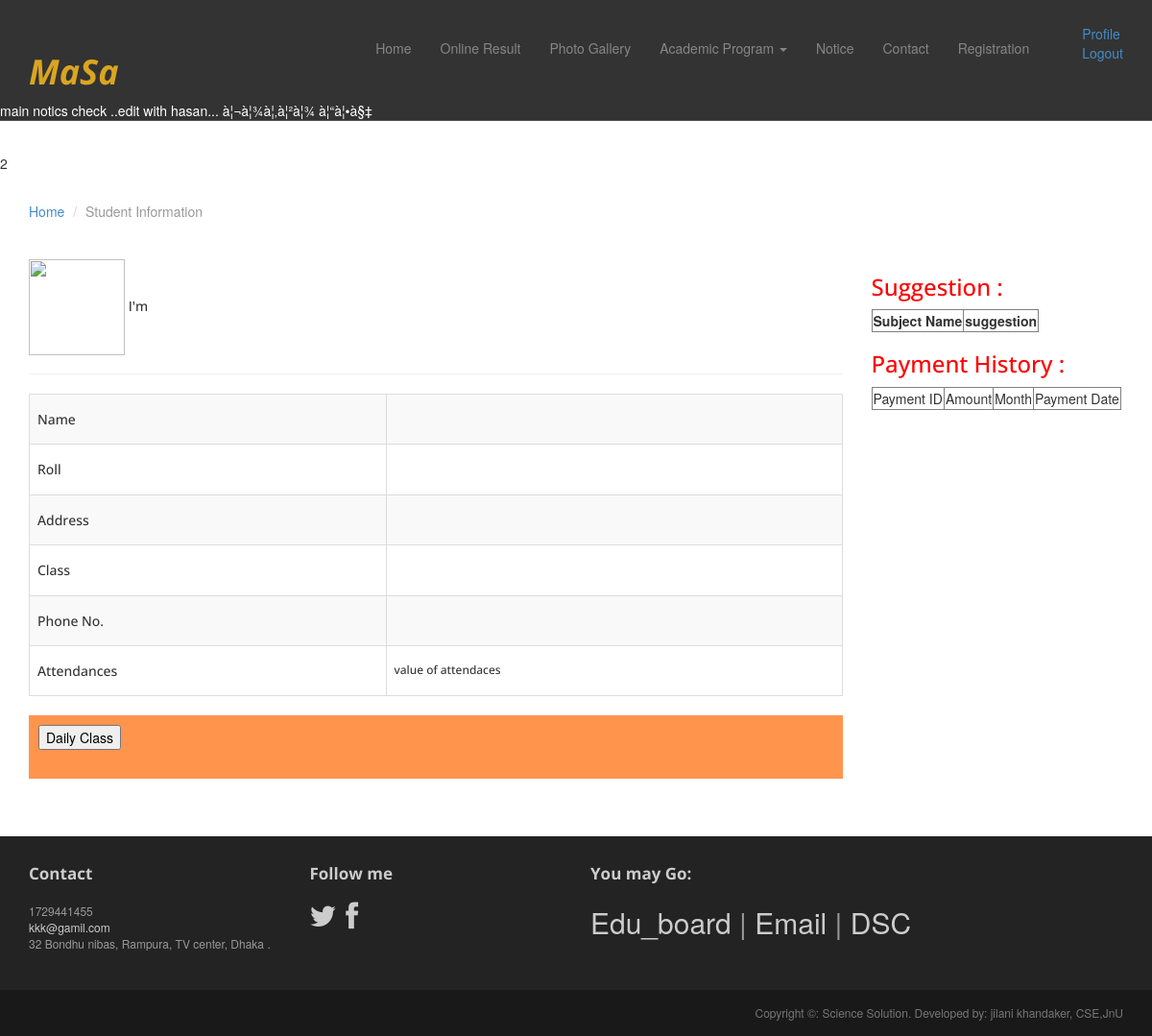
Screenshot of /student_info.php (signed in) with the database file from the repository.
### tables this page shows
CREATE TABLE IF NOT EXISTS `tbl_notice` (
`notice_id` int(30) NOT NULL,
  `notice_des` varchar(400) NOT NULL,
  `notice_type` varchar(20) NOT NULL,
  `date` date NOT NULL,
  `deletion_status` tinyint(2) NOT NULL DEFAULT '0'
);

CREATE TABLE IF NOT EXISTS `tbl_contact_info` (
`contact_info_id` int(1) NOT NULL,
  `email` varchar(30) NOT NULL,
  `address` text NOT NULL,
  `phone` int(15) NOT NULL
);

### student_info.php (called while the page is built)
<?php
$pages="student_info";
include './index.php';

### application.php (called while the page is built, shortened)
<?php
class Application {
    public function __construct() {
        $host_name = 'localhost';
        $user_name = 'root';
        $password = '';
        $db_name = 'sciencesolution';
        $con = mysqli_connect($host_name, $user_name, $password);
        if ($con) {
            $db_select = mysqli_select_db($con, $db_name);
            if ($db_select) {
                return $con;
            } else {
                die('Database not selected' . mysqli_error($con));
            }
        } else {
            die('Database server connection fail' . mysqli_error($con));
        }
    }
    public function get_contact_info(){
        $con = $this->__construct();
        $sql = "SELECT * From tbl_contact_info   ";
        if (mysqli_query($con, $sql)) {
            $query_result = mysqli_query($con, $sql);
            return $query_result;
        } else {
            die('Query problem' . mysqli_error($con));
        }
    }
    public function select_latest_notice(){
        $con = $this->__construct();
        $sql3= " SELECT MAX(notice_id) FROM tbl_notice WHERE notice_type='main' AND deletion_status='0' ";
            if (mysqli_query($con, $sql3)) {
      $qu_res = mysqli_query($con, $sql3);
            $max_notice_id = mysqli_fetch_assoc($qu_res);
           $last_notice_id=$max_notice_id['MAX(notice_id)'];
           $sql = "SELECT * From tbl_notice  where notice_id = '$last_notice_id'  ";
        if (mysqli_query($con, $sql)) {
            $query_result = mysqli_query($con, $sql);
            return $query_result;
        } else {
            die('Query problem' . mysqli_error($con));
        }
               }
               }
    public function search_setudent_details_by_id($user_id){
        $con = $this->__construct();
        $sql = "SELECT s.*, u.* FROM tbl_user as u, tbl_student as s WHERE  s.user_id='$user_id' AND u.user_id=s.user_id AND s.deletion_status=0  ";
        if (mysqli_query($con, $sql)) {
            $query_result = mysqli_query($con, $sql);
            return $query_result;
        } else {
            die('Query problem' . mysqli_error($con));
        }
    }
}

### pages/student_info_page_content.php (the view, shortened to what this page needs)
<br/><br/><br/><br/><br/><br/><br/><br/>
<?php
$user_id = $_SESSION['user_id'];
echo $user_id;
$query_res = $obj_app->search_setudent_details_by_id($user_id);
$search_info_by_id = mysqli_fetch_assoc($query_res);
?>
<div class="container">
    <ol class="breadcrumb">
        <li><a href="index.html">Home</a></li>
        <li class="active">Student Information</li>
    </ol>
    <div class="row">
        <article class="col-sm-9 maincontent">
            <header class="page-header">
                 <h5> <img src="<?php echo $search_info_by_id['user_image']; ?>" width="100" height="100">  I'm <?php echo $search_info_by_id['name']; ?></h5>
            </header>
<table class="table table-striped table-bordered bootstrap-datatable datatable" width='400' border='1' >
    <tr>
        <td > <h5>Name</h5></td> <td class="center"> <h6><?php echo $search_info_by_id['name']; ?></h6></td> </tr>
    <tr> <td><h5> Roll</h5></td><td class="center"><h6><?php echo $search_info_by_id['pass_roll']; ?></h6></td></tr>
    <tr> <td><h5>Address</h5></td><td class="center"><h6><?php echo $search_info_by_id['address']; ?></h6></td></tr>
    <tr> <td><h5>Class</h5></td><td class="center"><h6><?php echo $search_info_by_id['class']; ?></h6></td></tr>
    <tr> <td><h5>Phone No.</h5></td><td class="center"><h6><?php echo $search_info_by_id['phone_number']; ?> </h6></tr>
    <tr> <td><h5>Attendances</h5></td><td class="center"><h6>value of attendaces </h6></tr>
</table>
         <div style="background-color: #ff944d">
    <div style="padding: 10px;">
            <input type="submit" value="Daily Class"  name="btn_class" class="submit_btn float_r" />
    </div>
    <div style="padding: 10px;">
    </div>
</div>
        </article>
     <aside class="col-sm-3 sidebar sidebar-right">
            <div class="widget">
                <b><h3 style="color:red; "> Suggestion : </h3></b>
                <table border="1">
                    <tr> <th>Subject Name </th>
                        <th>suggestion</th>
                    </tr>
                </table>
            </div>
     <div class="widget">
                <b><h3 style="color:red; ">Payment History : </h3></b>
                <table border="1">
                    <tr> <td>Payment ID </td>
                        <td>Amount</td>
                        <td>Month </td>
                        <td>Payment Date</td>
                    </tr>
                </table>
            </div>
        </aside>
    </div>
</div>

### include/menu.php (shortened to what this page needs)
<?php
$result = $obj_app-> select_latest_notice();
$latest_notice = mysqli_fetch_assoc($result);
?>
<div class="navbar navbar-inverse navbar-fixed-top headroom" >
    <div class="container">
        <div class="navbar-header">
            <h1 style="color: goldenrod; "> <i><b>MaSa </b></i></h1>
        </div>
        <div class="navbar-collapse collapse">
            <ul class="nav navbar-nav pull-right">
                <?php if(isset($pages)) { ?>
                <li><a href="index.php">Home</a></li>
                <?php if ($pages == 'result_page'){ ?>
                <li class="active"><a href="result.php">Online Result</a></li>
                <?php }  else {?>
                <li><a href="result.php">Online Result</a></li>
                <?php }
                if ($pages == 'photo_gallery'){ ?>
                <li class="active"><a href="photo_gallery.php">Photo Gallery</a></li>
                <?php }  else {?>
                <li><a href="photo_gallery.php">Photo Gallery</a></li>
                <?php }
                if ($pages == 'class8'|| $pages == 'class9' || $pages == 'class10' ||$pages == 'class11'){ ?>
                <li class="dropdown" class="active">
                    <a href="#" class="dropdown-toggle" data-toggle="dropdown">Academic Program <b class="caret"></b></a>
                    <ul class="dropdown-menu">
                        <li><a href="class8.php">Class 8 </a></li>
                        <li><a href="class9.php">Class 9</a></li>
                        <li><a href="class10.php">Class 10 </a></li>
                        <li><a href="class11.php">Class 11 </a></li>
                    </ul>
                </li>
                <?php }  else {?>
                <li class="dropdown">
                    <a href="#" class="dropdown-toggle" data-toggle="dropdown">Academic Program <b class="caret"></b></a>
                </li>
                <?php }
                if ($pages == 'notice_page'){ ?>
                <li   class="active" ><a href="notice.php">Notice </a></li>
                <?php }  else {?>
                <li ><a href="notice.php">Notice </a></li>
                <?php }
                if ($pages == 'contact'){ ?>
                <li class="active" ><a href="contact.php">Contact</a></li>
                <?php }  else {?>
                <li><a href="contact.php">Contact</a></li>
                <?php }
                if ($pages == 'signup'){ ?>
                <li class="active"><a href="signup.php">Registration</a></li>
                <?php }  else {?>
                <li><a href="signup.php">Registration</a></li>
                <?php } ?>
                 <?php
                if (isset($_SESSION['user_id']) && $_SESSION['user_type'] == 'student') { ?>
                          <li> <ul >
                                    <li><a href="student_info.php"><i class="halflings-icon user"></i> Profile</a></li>
                                    <li><a href="?status_logout=logout"><i class="halflings-icon off"></i> Logout</a></li>
                              </ul></li>
                <?php }
                } else { ?>
                <?php
                if (isset($_SESSION['user_id']) && $_SESSION['user_type'] == 'student') { ?>
                          <li> <ul >
                                    <li><a href="student_info.php"><i class="halflings-icon user"></i> Profile</a></li>
                                    <li><a href="?status_logout=logout"><i class="halflings-icon off"></i> Logout</a></li>
                              </ul></li>
              <?php } } ?>
            </ul>
        </div>
    </div>
    <div  style="color: #ffffff; "> <marquee> <?php echo $latest_notice['notice_des']; ?> </marquee></div>
</div>

### include/footer.php (shortened to what this page needs)
<?php
$query_res = $obj_app -> get_contact_info();
$contact_info = mysqli_fetch_assoc($query_res);
?>
<footer id="footer" class="top-space">
    <div class="footer1">
        <div class="container">
            <div class="row">
                <div class="col-md-3 widget">
                    <h3 class="widget-title">Contact</h3>
                    <div class="widget-body">
                        <p><?php   echo $contact_info['phone']; ?><br>
                            <a href="mailto:#"><?php   echo $contact_info['email']; ?></a><br>
                            <?php   echo $contact_info['address']; ?>
                        </p>
                    </div>
                </div>
                <div class="col-md-3 widget">
                    <h3 class="widget-title">Follow me</h3>
                    <div class="widget-body">
                        <p class="follow-me-icons">
                            <a href=""><i class="fa fa-twitter fa-2"></i></a>
                            <a href=""><i class="fa fa-facebook fa-2"></i></a>
                        </p>
                    </div>
                </div>
                <div class="col-md-6 widget">
                    <h3 class="widget-title">You may Go: </h3>
                    <div class="widget-body">
                        <p class="follow-me-icons">
                            <a target="_blank" href="http://www.educationboardresults.gov.bd">Edu_board </a> |
                            <a  target="_blank" href="https://mail.google.com">Email</a> |
                            <a  target="_blank" href="http://www.dsebd.org/">DSC </a>
                        </p>
                    </div>
                </div>
            </div>
        </div>
    </div>
    <div class="footer2">
        <div class="container">
            <div class="row">
                <div class="col-md-6 widget">
                </div>
                <div class="col-md-6 widget" >
                    <div class="widget-body" >
                        <p class="text-right" >
                            Copyright &copy: Science Solution. Developed by: jilani khandaker, CSE,JnU
                        </p>
                    </div>
                </div>
            </div>
        </div>
    </div>
</footer>

### assets/css/main.css (style rules this page uses)
.headroom { -webkit-transition: all 0.4s ease-out; -moz-transition: all 0.4s ease-out; -o-transition: all 0.4s ease-out; transition: all 0.4s ease-out; }
h1, h2, h3, h4, h5, h6 { font-family:"Open sans", Helvetica, Arial; }
h1, .h1, h2, .h2, h3, .h3 { margin-top:30px; }
.breadcrumb { background:none; padding:0; margin:30px 0 0px 0; }
.top-space { margin-top: 60px; }
img { max-width:100%; }
.sidebar { padding-top:36px; padding-bottom:30px; }
.sidebar .widget { margin-bottom:20px; }
.sidebar h1, .sidebar .h1, .sidebar h2, .sidebar .h2, .sidebar h3, .sidebar .h3 { margin-top:20px; }
.footer1 { background: #232323; padding: 30px 0 0 0; font-size: 12px; color: #999; }
.footer1 a { color: #ccc; }
.footer1 .widget { margin-bottom:30px; }
.footer1 .widget-title { font-size: 17px; font-weight: bold; color: #ccc; margin: 0 0 20px; }
.follow-me-icons { font-size:30px; }
.follow-me-icons i { float:left; margin:0 10px 0 0; }
.footer2 { background: #191919; padding: 15px 0; color: #777; font-size: 12px; }
.footer2 p { margin: 0; }

### rows the page displays
tbl_notice: notice_des "main notics check ..edit with hasan... à¦¬à¦¾à¦‚à¦²à¦¾ à¦“à¦•à§‡"
tbl_contact_info: phone "1729441455", email "kkk@gamil.com", address "32 Bondhu nibas, Rampura, TV center, Dhaka ."

### other values shown
$user_id "2"
